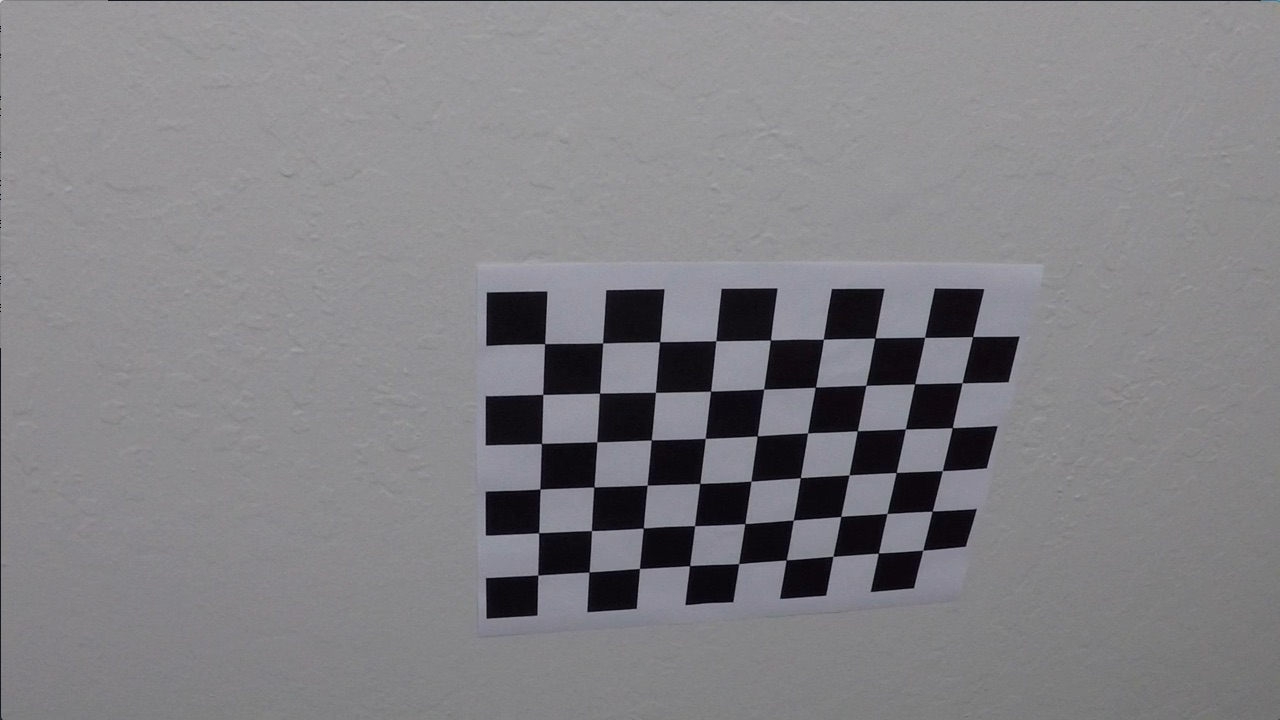
#> input picture camera_cal/calibration10.jpg, 1280 x 720 px; its folder holds only this picture in this run
$ jupyter execute Project.ipynb   (shell and % lines are left out)   (older library calls are emulated)
#> lines starting #> are read from the running program, lines starting #| are printed output that depends on the picture; after the words box and inside, x2 and y2 are one past the last pixel; in counts of white or black regions, pixels touching at a corner belong together
# Advanced Lane Finding
---
---

The Project
---

The goals / steps of this project are the following:

* Compute the camera calibration matrix and distortion coefficients given a set of chessboard images.
* Apply a distortion correction to raw images.
* Use color transforms, gradients, etc., to create a thresholded binary image.
* Apply a perspective transform to rectify binary image ("birds-eye view").
* Detect lane pixels and fit to find the lane boundary.
* Determine the curvature of the lane and vehicle position with respect to center.
* Warp the detected lane boundaries back onto the original image.
* Output visual display of the lane boundaries and numerical estimation of lane curvature and vehicle position.

---

## 1. Compute the camera calibration matrix and distortion coefficients given a set of chessboard images.

---

## Calibrate a camera

### Run the code in the cell below to extract object points and image points for camera calibration.

[cell 1]
import numpy as np
import cv2
import glob
import matplotlib.pyplot as plt
#%matplotlib qt

# prepare object points, like (0,0,0), (1,0,0), (2,0,0) ....,(6,5,0)
objp = np.zeros((6*9,3), np.float32)
objp[:,:2] = np.mgrid[0:9, 0:6].T.reshape(-1,2)

# Arrays to store object points and image points from all the images.
objpoints = [] # 3d points in real world space
imgpoints = [] # 2d points in image plane.

# Make a list of calibration images
images = glob.glob('camera_cal/calibration*.jpg')

### Plot images after finding corners
fig = plt.figure(figsize=(15, 10))

# Step through the list and search for chessboard corners
for idx, fname in enumerate(images):
    img = cv2.imread(fname)
#> img is the input picture: shape (720, 1280, 3); mean B, G, R 133.1, 129.4, 130.2
    gray = cv2.cvtColor(img, cv2.COLOR_BGR2GRAY)

    # Find the chessboard corners
    ret, corners = cv2.findChessboardCorners(gray, (9,6), None)
#> ret = True; corners = 54 rows, first 8: [545.3, 343.1], [602.7, 342.8], [660.1, 341.3], [715.8, 340.7], [770.6, 340], [823.5, 339.2], [874.3, 338.5], [925.1, 337.4]

    # If found, add object points, image points
    if ret == True:
        objpoints.append(objp)
        imgpoints.append(corners)

        # Draw and display the corners
        cv2.drawChessboardCorners(img, (9,6), corners, ret)
#> img: shape (720, 1280, 3); 1.91% of pixels changed, all inside (x1, y1, x2, y2) = (532, 331, 980, 582)
        write_name = 'camera_cal/corners/calibration' + str(idx+1) +'.jpg'
        cv2.imwrite(write_name, img)
        cv2.imshow('img', img)
        cv2.waitKey(500)
        plt.subplot(5, 4, idx+1)
        plt.imshow(img)
        plt.title('calibration' + str(idx+1) +'.jpg')
        plt.axis('off')

cv2.destroyAllWindows()

fig.subplots_adjust(wspace=0.1, hspace=0.2)

plt.show()

### If the above cell ran sucessfully, you should now have objpoints and imgpoints needed for camera calibration. Run the cell below to calibrate, calculate distortion coefficients, and test undistortion on an image!

[cell 2]
import pickle

# Test undistortion on an image
img = cv2.imread('camera_cal/calibration1.jpg')
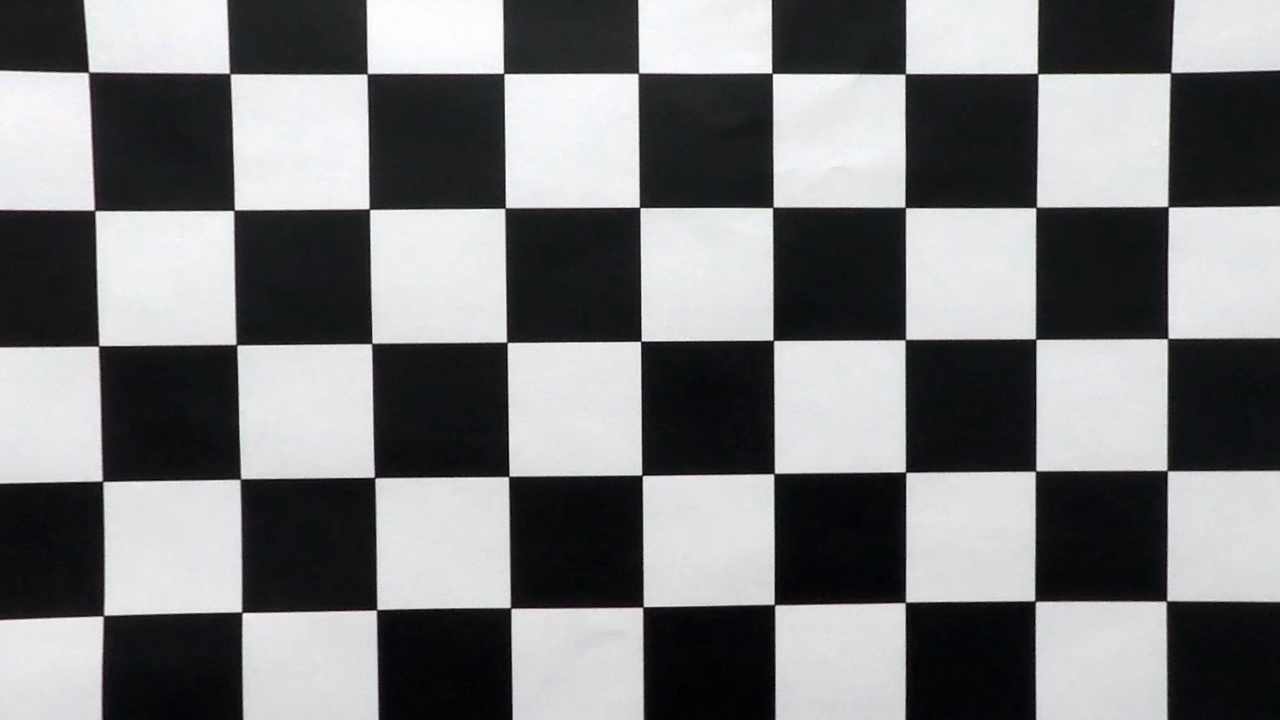
#> input picture camera_cal/undist/calibration1.jpg, 1280 x 720 px, found by its file name
#> img is the input picture: shape (720, 1280, 3); mean B, G, R 125.9, 124, 123.5
img_size = (img.shape[1], img.shape[0])

# Do camera calibration given object points and image points
ret, mtx, dist, rvecs, tvecs = cv2.calibrateCamera(objpoints, imgpoints, img_size,None,None)
#> ret = 0.68; mtx = [[1143.7, 0, 681.7], [0, 1109.2, 367.7], [0, 0, 1]]; dist = [[-0.515, 2.99, -0.00876, 0.00937, 1.41]]; rvecs = ([0.451, -0.252, 0.0361],); tvecs = ([-2.31, -0.422, 19.12],)


dst = cv2.undistort(img, mtx, dist, None, mtx)
cv2.imwrite('camera_cal/undist/calibration1.jpg',dst)

# Save the camera calibration result for later use (we won't worry about rvecs / tvecs)
dist_pickle = {}
dist_pickle["mtx"] = mtx
dist_pickle["dist"] = dist
pickle.dump( dist_pickle, open( "pickles/calibration_pickle.p", "wb" ) )
#dst = cv2.cvtColor(dst, cv2.COLOR_BGR2RGB)
# Visualize undistortion
f, (ax1, ax2) = plt.subplots(1, 2, figsize=(20,10))
ax1.imshow(img)
ax1.set_title('Original Image', fontsize=30)
ax2.imshow(dst)
ax2.set_title('Undistorted Image', fontsize=30)

---
## 2. Apply a distortion correction to raw images.
---

## Undistort Image

[cell 3]
# undistort image using camera calibration matrix and distortion coefficients from above
def undistort(img, mtx, dist):
    undist = cv2.undistort(img, mtx, dist, None, mtx)
    return undist

### Apply undistort to a test image

[cell 4]
# Loading camera calibration pickle
cameraCalibration = pickle.load( open('pickles/calibration_pickle.p', 'rb' ) )
mtx, dist = map(cameraCalibration.get, ('mtx', 'dist'))

# Test undistortion on an image
img = cv2.imread('test_images/straight_lines1.jpg')
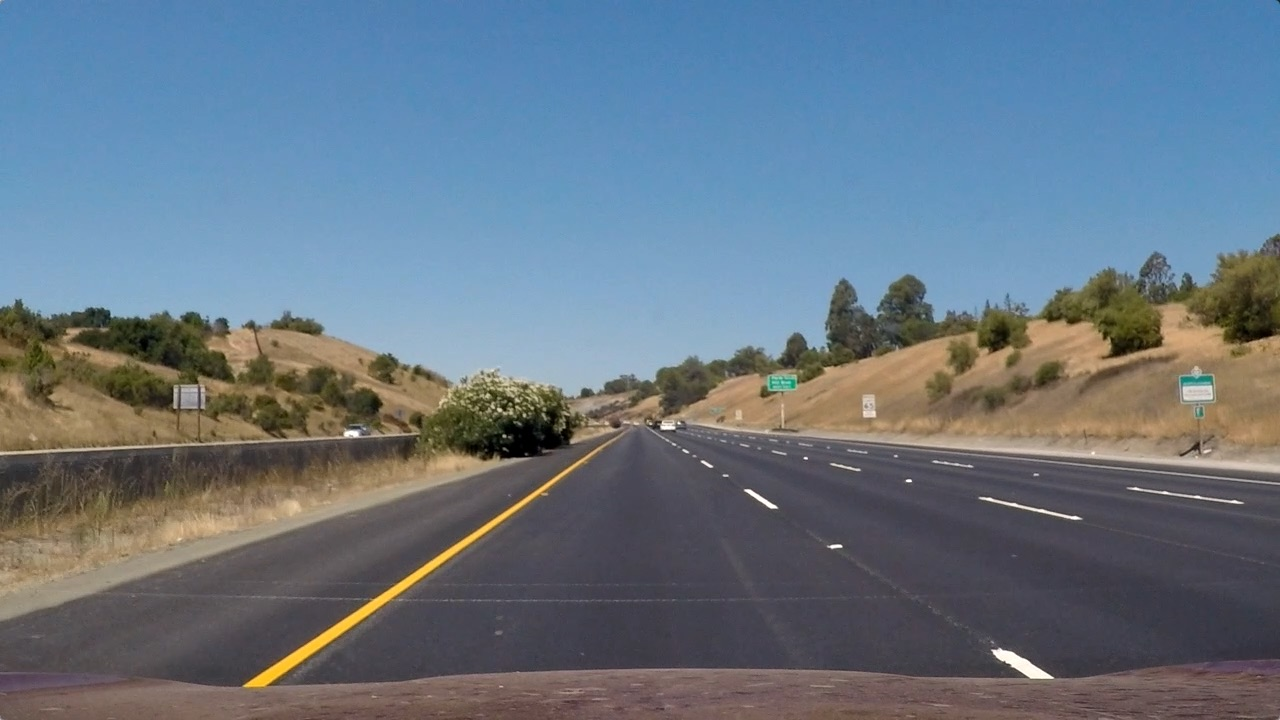
#> input picture test_images/straight_lines1.jpg, 1280 x 720 px
#> img is the input picture: shape (720, 1280, 3); mean B, G, R 131.2, 117.7, 103.2

dst = undistort(img, mtx, dist)

# Visualize undistortion
f, (ax1, ax2) = plt.subplots(1, 2, figsize=(20,10))
ax1.imshow(cv2.cvtColor(img, cv2.COLOR_BGR2RGB))
ax1.set_title('Original Image', fontsize=30)
ax2.imshow(cv2.cvtColor(dst, cv2.COLOR_BGR2RGB))
ax2.set_title('Undistorted Image', fontsize=30)

---
## 3. Use color transforms, gradients, etc., to create a thresholded binary image.
---

[cell 5]
def abs_sobel_thresh(image, orient='x', sobel_kernel=3, thresh=(0, 255), togray = False):
    # Convert to grayscale
#> called with orient = 'x', sobel_kernel = 3, thresh = (20, 100), togray = False
    gray = cv2.cvtColor(image, cv2.COLOR_RGB2GRAY)
    # Apply x or y gradient with the OpenCV Sobel() function
    # and take the absolute value
    if orient == 'x':
        abs_sobel = np.absolute(cv2.Sobel(gray, cv2.CV_64F, 1, 0))
    if orient == 'y':
        abs_sobel = np.absolute(cv2.Sobel(gray, cv2.CV_64F, 0, 1))
    # Rescale back to 8 bit integer
    scaled_sobel = np.uint8(255*abs_sobel/np.max(abs_sobel))
    # Create a copy and apply the threshold
    grad_binary = np.zeros_like(scaled_sobel)
    # Here I'm using inclusive (>=, <=) thresholds, but exclusive is ok too
    grad_binary[(scaled_sobel >= thresh[0]) & (scaled_sobel <= thresh[1])] = 1
    # Return the result
    return grad_binary

def mag_thresh(image, sobel_kernel=3, mag_thresh=(0, 255), togray = False):
    # Convert to grayscale
#> called with sobel_kernel = 3, mag_thresh = (30, 100), togray = False
    gray = cv2.cvtColor(image, cv2.COLOR_RGB2GRAY)
    # Take both Sobel x and y gradients
    sobelx = cv2.Sobel(gray, cv2.CV_64F, 1, 0, ksize=sobel_kernel)
    sobely = cv2.Sobel(gray, cv2.CV_64F, 0, 1, ksize=sobel_kernel)
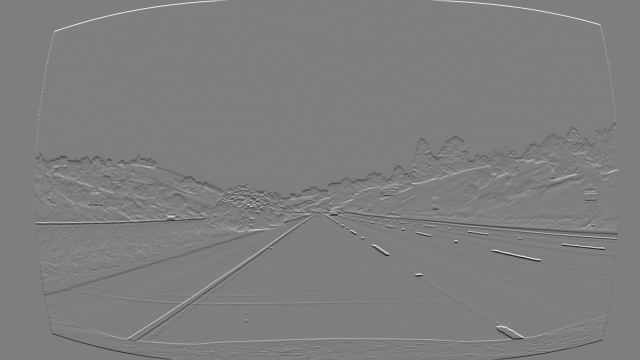
#> sobely: shape (720, 1280) float64 (shown at 1/2 size); min -669, max 676, mean 0; drawn with min black and max white
    # Calculate the gradient magnitude
    gradmag = np.sqrt(sobelx**2 + sobely**2)
    # Rescale to 8 bit
    scale_factor = np.max(gradmag)/255
#> scale_factor = 3.05
    gradmag = (gradmag/scale_factor).astype(np.uint8)
    # Create a binary image of ones where threshold is met, zeros otherwise
    mag_binary = np.zeros_like(gradmag)
    mag_binary[(gradmag >= mag_thresh[0]) & (gradmag <= mag_thresh[1])] = 1
    # Return the binary image
    return mag_binary

def dir_threshold(image, sobel_kernel=3, thresh=(0, np.pi/2), togray = False):
    # Grayscale
#> called with sobel_kernel = 15, thresh = (0.7, 1.3), togray = False
    gray = cv2.cvtColor(image, cv2.COLOR_RGB2GRAY)
    # Calculate the x and y gradients
    sobelx = cv2.Sobel(gray, cv2.CV_64F, 1, 0, ksize=sobel_kernel)
    sobely = cv2.Sobel(gray, cv2.CV_64F, 0, 1, ksize=sobel_kernel)
    # Take the absolute value of the gradient direction,
    # apply a threshold, and create a binary image result
    absgraddir = np.arctan2(np.absolute(sobely), np.absolute(sobelx))
    dir_binary =  np.zeros_like(absgraddir)
    dir_binary[(absgraddir >= thresh[0]) & (absgraddir <= thresh[1])] = 1
    # Return the binary image
    return dir_binary

[cell 6]
def abs_sobel_thresh_hls(image, orient='x', sobel_kernel=3, thresh=(0, 255), togray = False):
    # Convert to HLS color space and separate the L channel
    hls = cv2.cvtColor(image, cv2.COLOR_BGR2HLS)
    l_channel = hls[:,:,1]
    # Apply x or y gradient with the OpenCV Sobel() function
    # and take the absolute value
    if orient == 'x':
        abs_sobel = np.absolute(cv2.Sobel(l_channel, cv2.CV_64F, 1, 0))
    if orient == 'y':
        abs_sobel = np.absolute(cv2.Sobel(l_channel, cv2.CV_64F, 0, 1))
    # Rescale back to 8 bit integer
    scaled_sobel = np.uint8(255*abs_sobel/np.max(abs_sobel))
    # Create a copy and apply the threshold
    grad_binary = np.zeros_like(scaled_sobel)
    # Here I'm using inclusive (>=, <=) thresholds, but exclusive is ok too
    grad_binary[(scaled_sobel >= thresh[0]) & (scaled_sobel <= thresh[1])] = 1
    # Return the result
    return grad_binary

def mag_thresh_hls(image, sobel_kernel=3, mag_thresh=(0, 255), togray = False):
    # Convert to HLS color space and separate the L channel
    hls = cv2.cvtColor(image, cv2.COLOR_BGR2HLS)
    l_channel = hls[:,:,1]
    # Take both Sobel x and y gradients
    sobelx = cv2.Sobel(l_channel, cv2.CV_64F, 1, 0, ksize=sobel_kernel)
    sobely = cv2.Sobel(l_channel, cv2.CV_64F, 0, 1, ksize=sobel_kernel)
    # Calculate the gradient magnitude
    gradmag = np.sqrt(sobelx**2 + sobely**2)
    # Rescale to 8 bit
    scale_factor = np.max(gradmag)/255
    gradmag = (gradmag/scale_factor).astype(np.uint8)
    # Create a binary image of ones where threshold is met, zeros otherwise
    mag_binary = np.zeros_like(gradmag)
    mag_binary[(gradmag >= mag_thresh[0]) & (gradmag <= mag_thresh[1])] = 1
    # Return the binary image
    return mag_binary

def dir_threshold_hls(image, sobel_kernel=3, thresh=(0, np.pi/2), togray = False):
    # Convert to HLS color space and separate the L channel
    hls = cv2.cvtColor(image, cv2.COLOR_BGR2HLS)
    l_channel = hls[:,:,1]
    # Calculate the x and y gradients
    sobelx = cv2.Sobel(l_channel, cv2.CV_64F, 1, 0, ksize=sobel_kernel)
    sobely = cv2.Sobel(l_channel, cv2.CV_64F, 0, 1, ksize=sobel_kernel)
    # Take the absolute value of the gradient direction,
    # apply a threshold, and create a binary image result
    absgraddir = np.arctan2(np.absolute(sobely), np.absolute(sobelx))
    dir_binary =  np.zeros_like(absgraddir)
    dir_binary[(absgraddir >= thresh[0]) & (absgraddir <= thresh[1])] = 1
    # Return the binary image
    return dir_binary

[cell 7]
# Define a function that thresholds the S-channel of HLS
def hls_select(img, thresh=(0, 255)):
    hls = cv2.cvtColor(img, cv2.COLOR_BGR2HLS)
    s_channel = hls[:,:,2]
    binary_output = np.zeros_like(s_channel)
    binary_output[(s_channel > thresh[0]) & (s_channel <= thresh[1])] = 1
    return binary_output

[cell 8]
# Edit this function to create your own pipeline.
def color_grad_pipeline_hls(img, s_thresh=(170, 255), sx_thresh=(20, 100)):
    img = np.copy(img)
    # Choose a Sobel kernel size
    ksize = 3 # Choose a larger odd number to smooth gradient measurements

    # Apply each of the thresholding functions
    gradx = abs_sobel_thresh_hls(img, orient='x', sobel_kernel=ksize, thresh=(20, 100))
    grady = abs_sobel_thresh_hls(img, orient='y', sobel_kernel=ksize, thresh=(20, 100))
    mag_binary = mag_thresh_hls(img, sobel_kernel=3, mag_thresh=(30, 100))
    dir_binary = dir_threshold_hls(img, sobel_kernel=15, thresh=(0.7, 1.3))

    combined = np.zeros_like(dir_binary)
    combined[((gradx == 1) & (grady == 1)) | ((mag_binary == 1) & (dir_binary == 1))] = 1

    # Threshold color channel
    s_binary = hls_select(img, thresh=(170, 255))

    # Stack each channel
    color_binary = np.dstack(( np.zeros_like(combined), combined, s_binary)) * 255

    # Combine the two binary thresholds
    combined_binary = np.zeros_like(combined)
    combined_binary[(s_binary == 1) | (combined == 1)] = 1

    return combined_binary

[cell 9]
# Edit this function to create your own pipeline.
def color_grad_pipeline(img, s_thresh=(170, 255), sx_thresh=(20, 100)):
    img = np.copy(img)
    # Choose a Sobel kernel size
    ksize = 3 # Choose a larger odd number to smooth gradient measurements

    # Apply each of the thresholding functions
    gradx = abs_sobel_thresh(img, orient='x', sobel_kernel=ksize, thresh=(20, 100))
    grady = abs_sobel_thresh(img, orient='y', sobel_kernel=ksize, thresh=(20, 100))
    mag_binary = mag_thresh(img, sobel_kernel=3, mag_thresh=(30, 100))
    dir_binary = dir_threshold(img, sobel_kernel=15, thresh=(0.7, 1.3))
#> dir_binary: shape (720, 1280) float64; values 0 (black) and 1 (white), 36% white; 5781 white regions (4799 under 20 px), largest, box (x1, y1, x2, y2) and area: (121, 393, 947, 685) 54513, (933, 3, 1220, 454) 27043, (128, 147, 513, 446) 25996

    combined = np.zeros_like(dir_binary)
    combined[((gradx == 1) & (grady == 1)) | ((mag_binary == 1) & (dir_binary == 1))] = 1

    # Threshold color channel
    s_binary = hls_select(img, thresh=(170, 255))
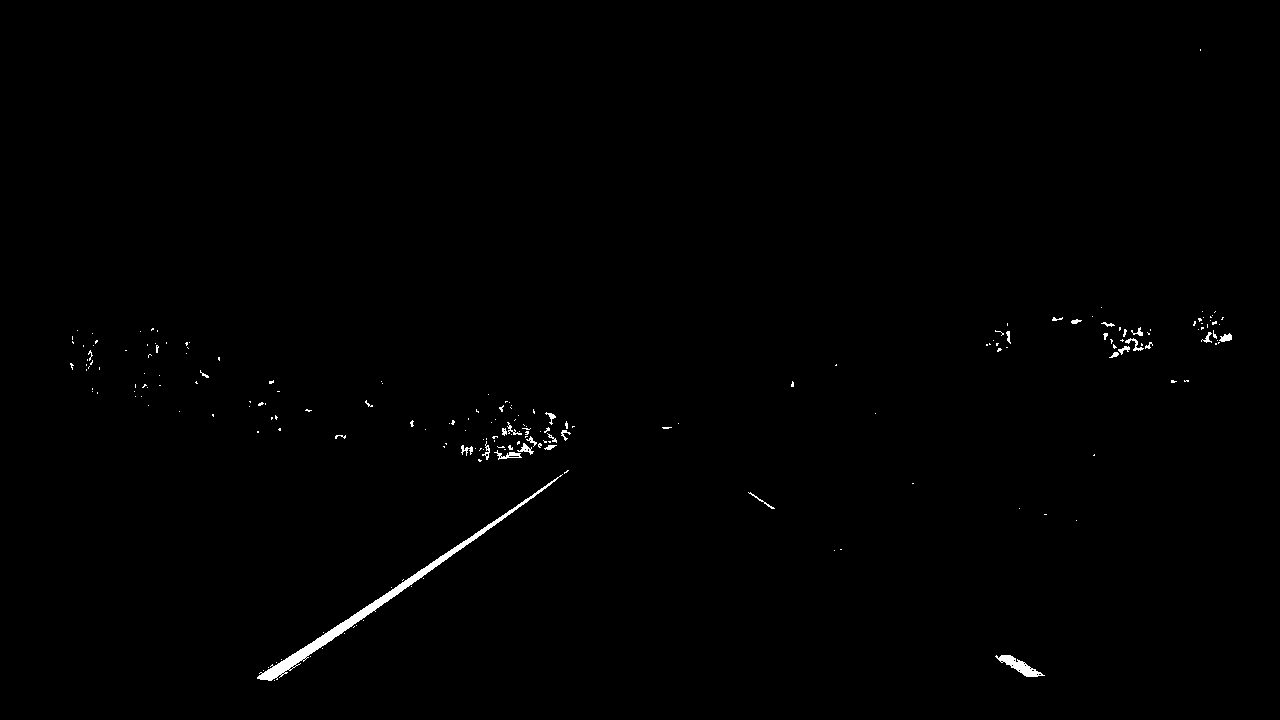
#> s_binary: shape (720, 1280); values 0 (black) and 1 (white), 0.52% white; 202 white regions (173 under 20 px), largest, box (x1, y1, x2, y2) and area: (257, 474, 563, 681) 2418, (995, 655, 1045, 677) 402, (494, 450, 522, 460) 105

    # Stack each channel
    color_binary = np.dstack(( np.zeros_like(combined), combined, s_binary)) * 255

    # Combine the two binary thresholds
    combined_binary = np.zeros_like(combined)
    combined_binary[(s_binary == 1) | (combined == 1)] = 1

    return combined_binary

[cell 10]
# Edit this function to create your own pipeline.
def color_grad_pipeline_old(img, s_thresh=(170, 255), sx_thresh=(20, 100)):
    img = np.copy(img)
    # Convert to HLS color space and separate the S channel
    hls = cv2.cvtColor(img, cv2.COLOR_BGR2HLS)
    l_channel = hls[:,:,1]
    s_channel = hls[:,:,2]
    # Sobel x
    sobelx = cv2.Sobel(l_channel, cv2.CV_64F, 1, 0) # Take the derivative in x
    abs_sobelx = np.absolute(sobelx) # Absolute x derivative to accentuate lines away from horizontal
    scaled_sobel = np.uint8(255*abs_sobelx/np.max(abs_sobelx))

    # Threshold x gradient
    sxbinary = np.zeros_like(scaled_sobel)
    sxbinary[(scaled_sobel >= sx_thresh[0]) & (scaled_sobel <= sx_thresh[1])] = 1

    # Threshold color channel
    s_binary = np.zeros_like(s_channel)
    s_binary[(s_channel >= s_thresh[0]) & (s_channel <= s_thresh[1])] = 1
    # Stack each channel
    color_binary = np.dstack(( np.zeros_like(sxbinary), sxbinary, s_binary)) * 255

    # Combine the two binary thresholds
    combined_binary = np.zeros_like(sxbinary)
    combined_binary[(s_binary == 1) | (sxbinary == 1)] = 1

    return combined_binary

### Apply color transform and gradient to test image

[cell 11]
# Loading camera calibration pickle
cameraCalibration = pickle.load( open('pickles/calibration_pickle.p', 'rb' ) )
mtx, dist = map(cameraCalibration.get, ('mtx', 'dist'))

# Test undistortion on an image
img = cv2.imread('test_images/straight_lines1.jpg')

dst = undistort(img, mtx, dist)

result = color_grad_pipeline_old(dst)

result1 = color_grad_pipeline(dst)
#> result1: shape (720, 1280) float64; values 0 (black) and 1 (white), 2.8% white in thin lines or dots
#> (the rest of the program and of its run is left out)
